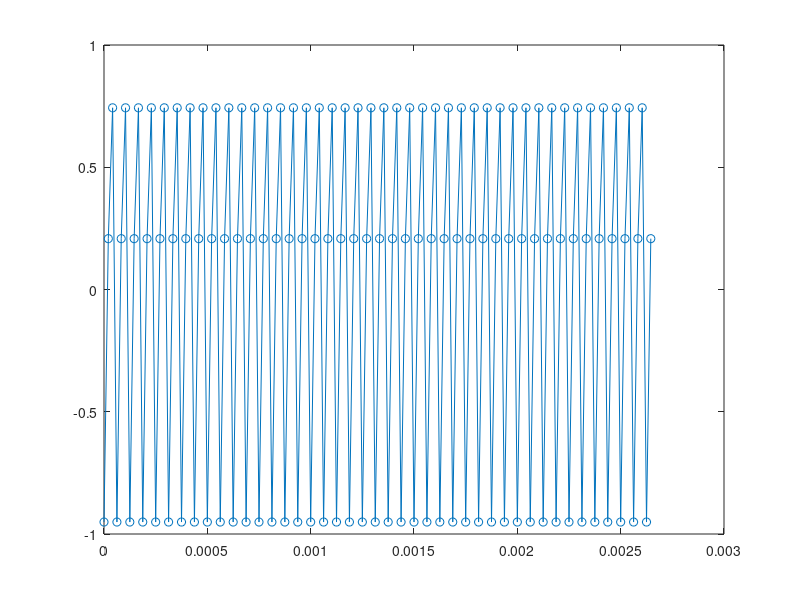
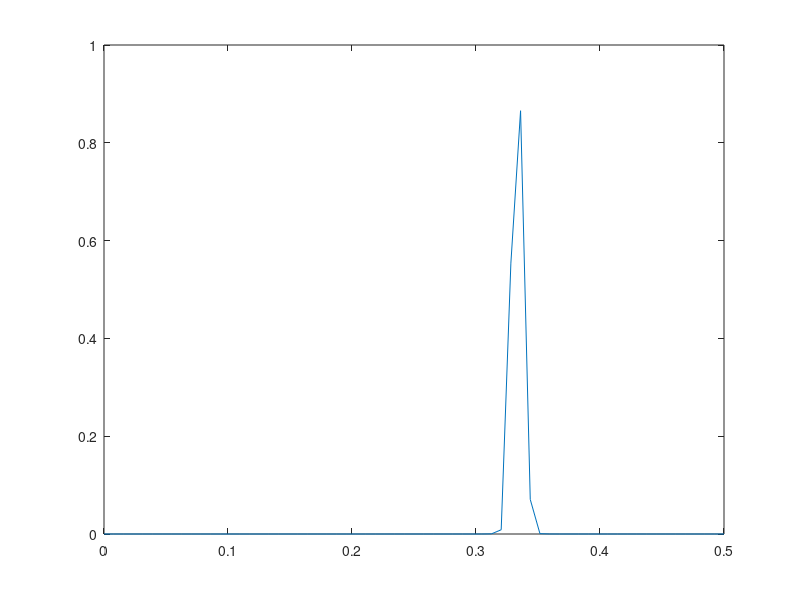

The MATLAB script that drew these images, in order:
%

p2db = @(x) 10*log10(x);  % power to dB
a2db = @(x) 20*log10(x);  % amplitude to dB

# signal
sr = 48000;
dt = 1/sr;
len = 128;
t = linspace(0, (len-1)*dt, len);
x = sin(2*pi*(t/(3*dt) - 0.3));
figure(1); plot(t, x, '-o')

# RMS
rms = sqrt(sumsq(x)/length(x));
fprintf('RMS     = %.6e (%.6e dB)\n', rms, a2db(rms));

# FFT
%wnd = ones(1, len);
f_wnd = @(x) 0.5+0.5*cos(2*pi*x);  % hanning
wnd = f_wnd(((1:len)-0.5)/len - 0.5);

wnd = wnd * (length(wnd) / sum(wnd));
wnd_factor = 4 / sum(wnd) ^ 2;
f = fft(x .* wnd)(1:floor((len+2)/2));

# spectrum
s = (f .* conj(f)) * wnd_factor;
if mod(len, 2) == 0
    s = [s(1)/2, s(2:end-1), s(end)/2];
else
    s = [s(1)/2, s(2:end)];
end
figure(2); plot((0:length(s)-1)/len, s)

# RMS from FFT
rms_fft = sqrt(2 * sum(s) / wnd_factor / len / len * len / sum(wnd.^2));
fprintf('RMS_FFT = %.6e (%.6e dB)\n', rms_fft, a2db(rms_fft));

fprintf('zero = %e\n', rms - rms_fft);

%{
% Java

wnd = wnd.len / sum(wnd)

scaler = 2.0*2.0 / (data.length * data.length)
data = fft(wnd .* x)
s = (data[i]*data[i] + data[i+1]*data[i+1]) * scaler

=> spectrum

RMS_FFT
 = sqrt(sum(spectrum) * wnd.len / sum(wnd .^ 2))
%}

# vim: set expandtab shiftwidth=4 softtabstop=4:
